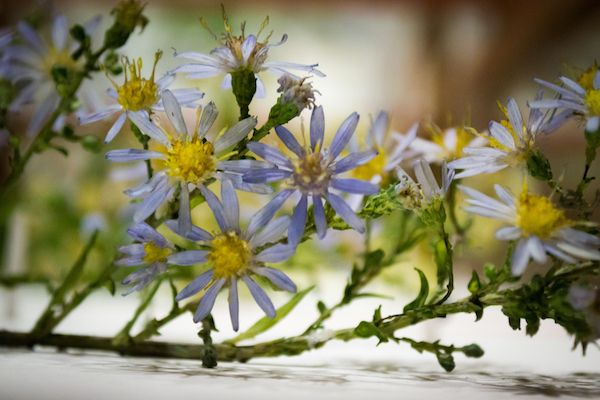
#> input picture img/flower1.jpg, 600 x 400 px
$ python RGBtoYUV.py
#> lines starting #> are read from the running program, lines starting #| are printed output that depends on the picture
import numpy as np
from numpy import array
import cv2
from PIL import Image
import math

img = cv2.imread('img/flower1.jpg', 1)
#> img is the input picture: shape (400, 600, 3); mean B, G, R 104.9, 133.4, 136.7
r, g, b = cv2.split(img)
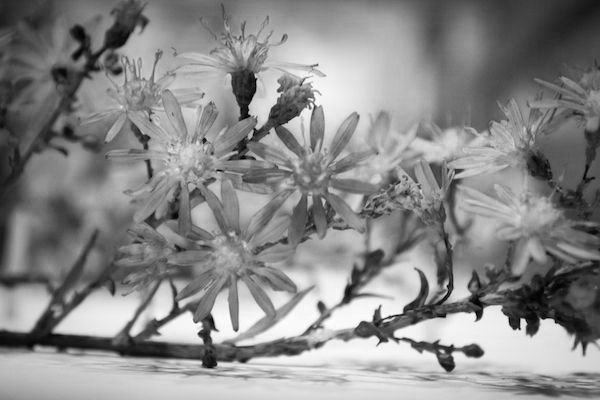
#> b: shape (400, 600); min 0, max 255, mean 136.7

WR = 0.299
WG = 0.587
WB = 0.114

U_MAX = 0.436
V_MAX = 0.615

imageY = []
imageU = []
imageV = []

def colormap_u():
    return np.array([[[i,255-i,0] for i in range(256)]],dtype=np.uint8)

def colormap_v():
    return np.array([[[0,255-i,i] for i in range(256)]],dtype=np.uint8)

#RGB to YUV
for i in range(0, len(img)):
    rowsY = []
    rowsU = []
    rowsV = []
    for j in range(0, len(img[i])):
        tempY = (WR * r[i][j] + WG * g[i][j] + WB * b[i][j])/255
        tempU = (U_MAX * ((b[i][j] - tempY) / (1 - WB)))/255
        tempV = (V_MAX * ((r[i][j] - tempY) / (1 - WR)))/255
        rowsY += [tempY]
        rowsU += [tempU]
        rowsV += [tempV]

    imageY += [rowsY]
    imageU += [rowsU]
    imageV += [rowsV]
#> after the loop, imageU = 400 items; imageV = 400 items; imageY = 400 items

y = array(imageY)
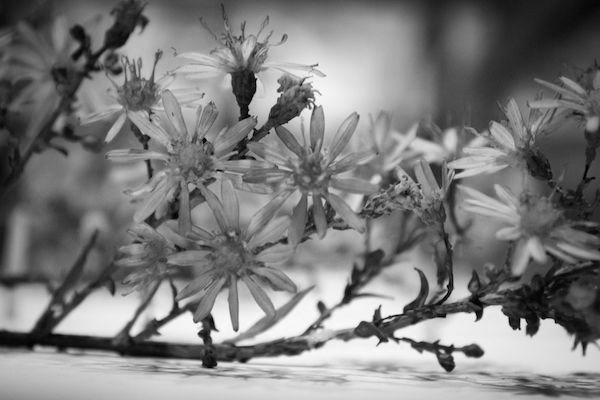
#> y: shape (400, 600) float64; min 0.00313, max 1, mean 0.491
u = array(imageU)
v = array(imageV)

#to apply colormap
lut_u, lut_v = colormap_u(), colormap_v()
#> lut_u = 256 rows, first 8: [0, 255, 0], [1, 254, 0], [2, 253, 0], [3, 252, 0], [4, 251, 0], [5, 250, 0], [6, 249, 0], [7, 248, 0]; lut_v = 256 rows, first 8: [0, 255, 0], [0, 254, 1], [0, 253, 2], [0, 252, 3], [0, 251, 4], [0, 250, 5], [0, 249, 6], [0, 248, 7]

ux = 127.5 * (1.0 - u)
ux = np.asarray(np.dstack((ux, ux, ux)), dtype=np.uint8)
#> ux: shape (400, 600, 3)
vx = 127.5 * (1.0 - v)
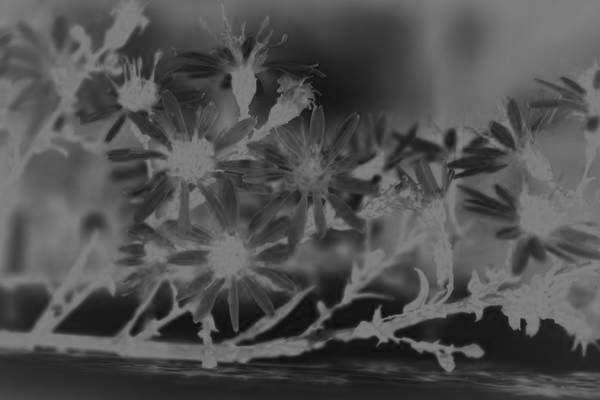
#> vx: shape (400, 600) float64; min 16.06, max 127.7, mean 81.7
vx = np.asarray(np.dstack((vx, vx, vx)), dtype=np.uint8)
#> vx: shape (400, 600, 3)

u_mapped = cv2.LUT(ux, lut_u)
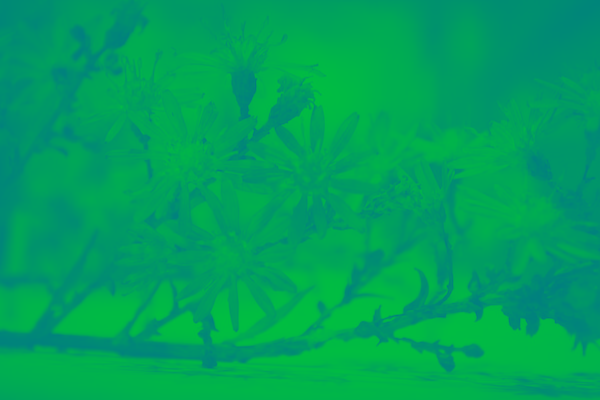
#> u_mapped: shape (400, 600, 3); mean of channels 0, 1, 2 93.5, 161.5, 0; drawn as B, G, R
v_mapped = cv2.LUT(vx, lut_v)
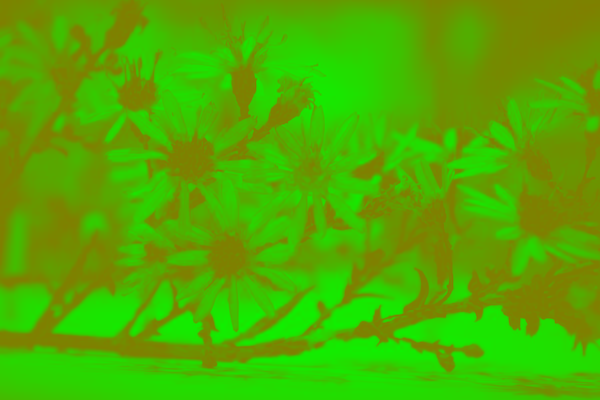
#> v_mapped: shape (400, 600, 3); mean of channels 0, 1, 2 0, 173.8, 81.2; drawn as B, G, R

cv2.imshow('image',img)
cv2.imshow('Y',y)
cv2.imshow('U',u_mapped)
cv2.imshow('V',v_mapped)

cv2.waitKey(0)
cv2.destroyAllWindows()

# YUV to RGB
newImage = []
for i in range(0, len(y)):
    row = []
    for j in range(0, len(y[i])):
        pixel = []
        R = (y[i][j] + (v[i][j] * ((1 - WR) / V_MAX)))
        G = ((y[i][j] / WG) - ((u[i][j]* WB * (1 - WB)) / (U_MAX * WG)) - ((v[i][j] * WR * (1 - WR)) / (V_MAX * WG)))
        B = (y[i][j] + (u[i][j] * ((1 - WB) / U_MAX)))
        pixel += [R]
        pixel += [G]
        pixel += [B]
        row += [pixel]
    newImage += [row]
#> after the loop, newImage = 400 items


displayNewImage = np.asarray(newImage)
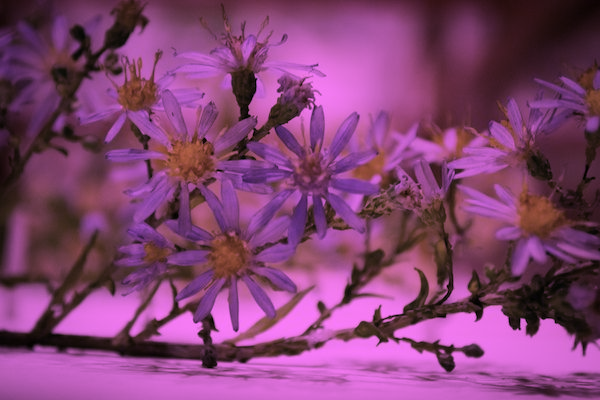
#> displayNewImage: shape (400, 600, 3) float64; mean of channels 0, 1, 2 0.901, 0.524, 1.03; drawn with min black and max white
#print(img[0],displayNewImage[0])

cv2.imshow('after',displayNewImage)
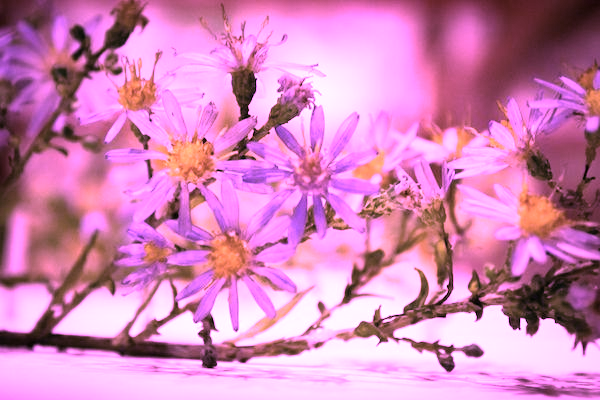
#> window 'after': shape (400, 600, 3); mean B, G, R 184.2, 133.4, 209.1
cv2.waitKey(0)
cv2.destroyAllWindows()

$ run again, with img/flower2.jpg copied over img/flower1.jpg
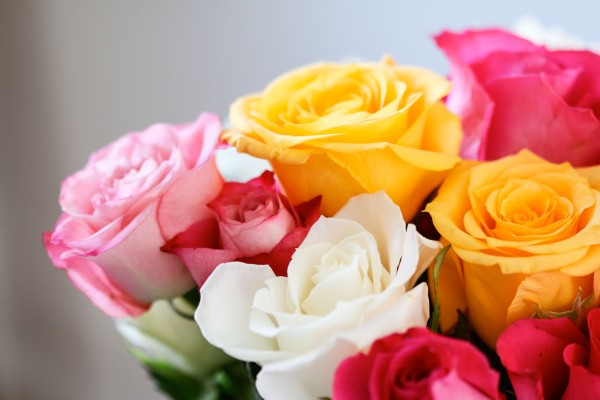
#> input picture img/flower2.jpg, 600 x 400 px
#> img is the input picture: shape (400, 600, 3); mean B, G, R 122.7, 143.8, 197
#> after the loop `for i in range(0, len(img)):`: imageU = 400 items
#> lut_u = 256 rows, first 8: [0, 255, 0], [1, 254, 0], [2, 253, 0], [3, 252, 0], [4, 251, 0], [5, 250, 0], [6, 249, 0], [7, 248, 0]; lut_v = 256 rows, first 8: [0, 255, 0], [0, 254, 1], [0, 253, 2], [0, 252, 3], [0, 251, 4], [0, 250, 5], [0, 249, 6], [0, 248, 7]
#> `v_mapped = cv2.LUT(vx, lut_v)`:
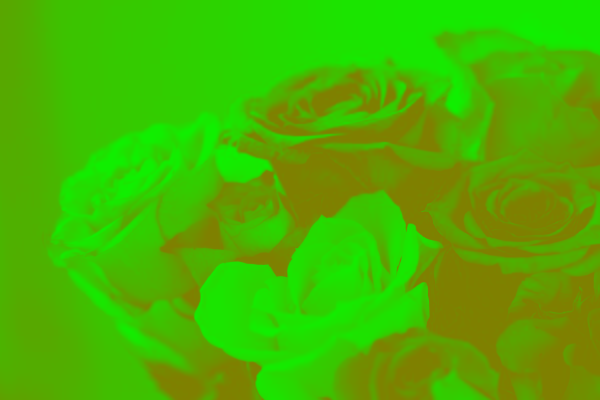
#> v_mapped: shape (400, 600, 3); mean of channels 0, 1, 2 0, 181.6, 73.4; drawn as B, G, R
#> after the loop `for i in range(0, len(y)):`: newImage = 400 items
#> `cv2.imshow('after',displayNewImage)`:
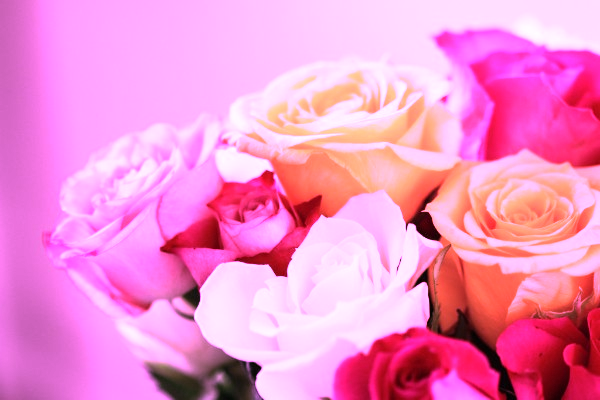
#> window 'after': shape (400, 600, 3); mean B, G, R 203.4, 143.8, 241.5
